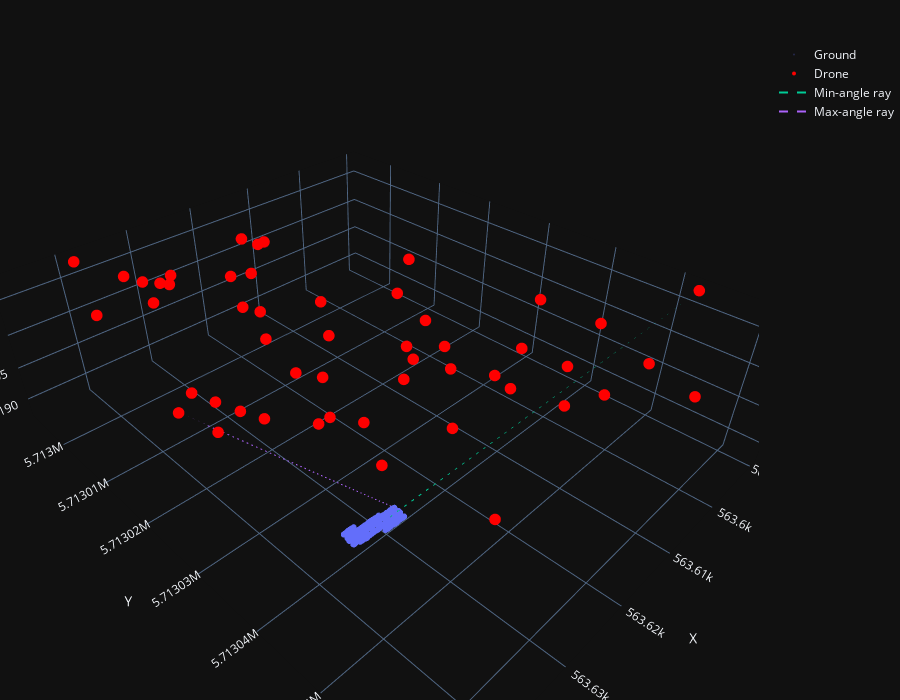

The notebook cell this image was saved under:
### Code cell
import plotly.graph_objects as go

dx_l, dy_l, dz_l = drone_positions.filter(
    pl.col("xcam") == drone_positions["xcam"].min()
).select(["xcam", "ycam", "zcam"]).row(0)

dx_r, dy_r, dz_r = drone_positions.filter(
    pl.col("xcam") == drone_positions["xcam"].max()
).select(["xcam", "ycam", "zcam"]).row(0)

gx_l, gy_l, gz_l = subsample.filter(
    pl.col("Xw") == subsample["Xw"].min()
).select(["Xw", "Yw", "elev"]).row(0)

gx_r, gy_r, gz_r = subsample.filter(
    pl.col("Xw") == subsample["Xw"].max()
).select(["Xw", "Yw", "elev"]).row(0)


fig = go.Figure([
    go.Scatter3d(  # ground cloud
        x=subsample["Xw"], y=subsample["Yw"], z=subsample["elev"],
        mode="markers", marker=dict(size=2, opacity=0.25), name="Ground"),
    go.Scatter3d(  # drone positions
        x=drone_positions["xcam"], y=drone_positions["ycam"], z=drone_positions["zcam"],
        mode="markers", marker=dict(size=4, color="red"), name="Drone"),
    go.Scatter3d(  # g_right → d_left  (min-angle ray)
        x=[gx_r, dx_l], y=[gy_r, dy_l], z=[gz_r, dz_l],
        mode="lines", line=dict(dash="dash"), name="Min-angle ray"),
    go.Scatter3d(  # g_left  → d_right (max-angle ray)
        x=[gx_l, dx_r], y=[gy_l, dy_r], z=[gz_l, dz_r],
        mode="lines", line=dict(dash="dash"), name="Max-angle ray")
])

fig.update_layout(
    scene=dict(xaxis_title="X", yaxis_title="Y", zaxis_title="Z"),
    width=900, height=700, margin=dict(l=0, r=0, b=0, t=40)
)
fig.show()

### Figure 1 — Plotly figure (JSON) as saved in the notebook; plotly's stock layout.template omitted (floating-point values rounded to 4 significant figures; data arrays with more than 128 entries replaced by an {"elided": "..."} marker saying what was removed)
{"data": [{"marker": {"opacity": 0.25, "size": 2}, "mode": "markers", "name": "Ground", "type": "scatter3d", "x": {"elided": "100000 float values"}, "y": {"elided": "100000 float values"}, "z": {"elided": "100000 float values"}}, {"marker": {"color": "red", "size": 4}, "mode": "markers", "name": "Drone", "type": "scatter3d", "x": [563600.0, 563600.0, 563600.0, 563600.0, 563600.0, 563600.0, 563600.0, 563600.0, 563600.0, 563600.0, 563600.0, 563600.0, 563600.0, 563600.0, 563600.0, 563600.0, 563600.0, 563600.0, 563600.0, 563600.0, 563600.0, 563600.0, 563600.0, 563600.0, 563600.0, 563600.0, 563600.0, 563600.0, 563600.0, 563600.0, 563600.0, 563600.0, 563600.0, 563600.0, 563600.0, 563600.0, 563600.0, 563600.0, 563600.0, 563600.0, 563600.0, 563600.0, 563600.0, 563600.0, 563600.0, 563600.0, 563600.0, 563600.0, 563600.0, 563600.0, 563600.0], "y": [5713000.0, 5713000.0, 5713000.0, 5713000.0, 5713000.0, 5713000.0, 5713000.0, 5713000.0, 5713000.0, 5713000.0, 5713000.0, 5713000.0, 5713000.0, 5713000.0, 5713000.0, 5713000.0, 5713000.0, 5713000.0, 5713000.0, 5713000.0, 5713000.0, 5713000.0, 5713000.0, 5713000.0, 5713000.0, 5713000.0, 5713000.0, 5713000.0, 5713000.0, 5713000.0, 5713000.0, 5713000.0, 5713000.0, 5713000.0, 5713000.0, 5713000.0, 5713000.0, 5713000.0, 5713000.0, 5713000.0, 5713000.0, 5713000.0, 5713000.0, 5713000.0, 5713000.0, 5713000.0, 5713000.0, 5713000.0, 5713000.0, 5713000.0, 5713000.0], "z": [207.6, 207.6, 207.6, 207.6, 207.6, 207.5, 207.5, 207.6, 207.6, 207.6, 207.6, 207.6, 207.6, 207.5, 207.5, 207.6, 207.6, 207.5, 207.5, 207.5, 207.6, 207.6, 207.6, 207.6, 207.5, 207.5, 207.5, 207.6, 207.6, 207.5, 207.6, 207.6, 207.6, 207.6, 207.6, 207.6, 207.5, 207.5, 207.5, 207.6, 207.6, 207.5, 207.5, 207.5, 207.6, 207.6, 207.6, 207.6, 207.6, 207.6, 207.5]}, {"line": {"dash": "dash"}, "mode": "lines", "name": "Min-angle ray", "type": "scatter3d", "x": [563600.0, 563600.0], "y": [5713000.0, 5713000.0], "z": [188.0, 207.6]}, {"line": {"dash": "dash"}, "mode": "lines", "name": "Max-angle ray", "type": "scatter3d", "x": [563600.0, 563600.0], "y": [5713000.0, 5713029], "z": [188.0, 207.6]}], "layout": {"height": 700, "margin": {"b": 0, "l": 0, "r": 0, "t": 40}, "scene": {"xaxis": {"title": {"text": "X"}}, "yaxis": {"title": {"text": "Y"}}, "zaxis": {"title": {"text": "Z"}}}, "width": 900}}
